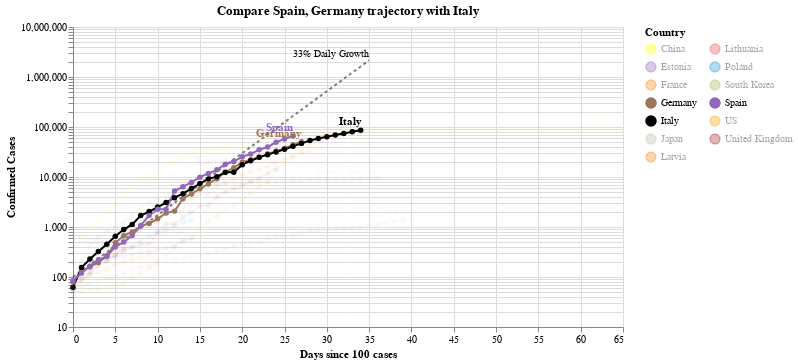

Source (notebook cell):
### Code cell
#hide_input
chart2 = make_since_chart(['Spain', 'Germany'])
chart2

### Figure 1 — Vega-Lite specification as saved in the notebook (floating-point values rounded to 4 significant figures; data arrays with more than 128 entries replaced by an {"elided": "..."} marker saying what was removed)
{"config": {"view": {"continuousWidth": 400, "continuousHeight": 300}}, "layer": [{"mark": {"type": "line", "color": "black", "opacity": 0.5, "strokeDash": [3, 3]}, "encoding": {"x": {"type": "quantitative", "field": "Days since 100 cases"}, "y": {"type": "quantitative", "field": "Confirmed Cases"}}}, {"mark": {"type": "text", "align": "right", "dy": -6, "fontSize": 10, "text": "33% Daily Growth"}, "encoding": {"x": {"type": "quantitative", "field": "Days since 100 cases"}, "y": {"type": "quantitative", "field": "Confirmed Cases"}}, "transform": [{"filter": "(datum['Days since 100 cases'] >= 35)"}]}, {"data": {"name": "data-b4eb8b8d9c188949bb45cbe6c8a4ffd4"}, "mark": {"type": "line", "point": true}, "encoding": {"color": {"type": "nominal", "field": "Country", "legend": {"columns": 2}, "scale": {"domain": ["China", "Estonia", "France", "Germany", "Italy", "Japan", "Latvia", "Lithuania", "Poland", "South Korea", "Spain", "US", "United Kingdom"], "range": ["yellow", "#9467bd", "#F58518", "#9D755D", "black", "#C1B7AD", "#F58518", "#E45756", "#2495D3", "#A1BA59", "#9467bd", "orange", "brown"]}}, "opacity": {"condition": {"value": 1, "selection": "selector003"}, "value": 0.05}, "tooltip": [{"type": "nominal", "field": "Country"}, {"type": "temporal", "field": "Date"}, {"type": "quantitative", "field": "Confirmed Cases"}, {"type": "quantitative", "field": "Days since 100 cases"}], "x": {"type": "quantitative", "field": "Days since 100 cases"}, "y": {"type": "quantitative", "field": "Confirmed Cases", "scale": {"type": "log"}}}, "selection": {"selector003": {"type": "multi", "fields": ["Country"], "bind": "legend", "init": [{"Country": "Spain"}, {"Country": "Germany"}, {"Country": "Italy"}]}}, "width": 550}, {"data": {"name": "data-b4eb8b8d9c188949bb45cbe6c8a4ffd4"}, "mark": {"type": "text", "align": "right", "dy": -8, "fontWeight": "bold"}, "encoding": {"color": {"type": "nominal", "field": "Country", "legend": {"columns": 2}, "scale": {"domain": ["China", "Estonia", "France", "Germany", "Italy", "Japan", "Latvia", "Lithuania", "Poland", "South Korea", "Spain", "US", "United Kingdom"], "range": ["yellow", "#9467bd", "#F58518", "#9D755D", "black", "#C1B7AD", "#F58518", "#E45756", "#2495D3", "#A1BA59", "#9467bd", "orange", "brown"]}}, "opacity": {"condition": {"value": 1, "selection": "selector003"}, "value": 0.05}, "text": {"type": "nominal", "field": "Country"}, "tooltip": [{"type": "nominal", "field": "Country"}, {"type": "temporal", "field": "Date"}, {"type": "quantitative", "field": "Confirmed Cases"}, {"type": "quantitative", "field": "Days since 100 cases"}], "x": {"type": "quantitative", "field": "Days since 100 cases"}, "y": {"type": "quantitative", "field": "Confirmed Cases", "scale": {"type": "log"}}}, "transform": [{"filter": "(datum['Date'] >= 1585267200000)"}], "width": 550}], "data": {"name": "data-c1a3bbf4dd040f2e7e8e7a69520e3c2a"}, "title": "Compare Spain, Germany trajectory with Italy", "$schema": "https://vega.github.io/schema/vega-lite/v4.0.2.json", "datasets": {"data-c1a3bbf4dd040f2e7e8e7a69520e3c2a": [{"Days since 100 cases": 0, "Confirmed Cases": 100.0}, {"Days since 100 cases": 1, "Confirmed Cases": 133.0}, {"Days since 100 cases": 2, "Confirmed Cases": 176.9}, {"Days since 100 cases": 3, "Confirmed Cases": 235.3}, {"Days since 100 cases": 4, "Confirmed Cases": 312.9}, {"Days since 100 cases": 5, "Confirmed Cases": 416.2}, {"Days since 100 cases": 6, "Confirmed Cases": 553.5}, {"Days since 100 cases": 7, "Confirmed Cases": 736.1}, {"Days since 100 cases": 8, "Confirmed Cases": 979.1}, {"Days since 100 cases": 9, "Confirmed Cases": 1302.0}, {"Days since 100 cases": 10, "Confirmed Cases": 1732.0}, {"Days since 100 cases": 11, "Confirmed Cases": 2303.0}, {"Days since 100 cases": 12, "Confirmed Cases": 3064.0}, {"Days since 100 cases": 13, "Confirmed Cases": 4074.0}, {"Days since 100 cases": 14, "Confirmed Cases": 5419.0}, {"Days since 100 cases": 15, "Confirmed Cases": 7207.0}, {"Days since 100 cases": 16, "Confirmed Cases": 9586.0}, {"Days since 100 cases": 17, "Confirmed Cases": 12750.0}, {"Days since 100 cases": 18, "Confirmed Cases": 16960.0}, {"Days since 100 cases": 19, "Confirmed Cases": 22550.0}, {"Days since 100 cases": 20, "Confirmed Cases": 29990.0}, {"Days since 100 cases": 21, "Confirmed Cases": 39890.0}, {"Days since 100 cases": 22, "Confirmed Cases": 53060.0}, {"Days since 100 cases": 23, "Confirmed Cases": 70560.0}, {"Days since 100 cases": 24, "Confirmed Cases": 93850.0}, {"Days since 100 cases": 25, "Confirmed Cases": 124800.0}, {"Days since 100 cases": 26, "Confirmed Cases": 166000.0}, {"Days since 100 cases": 27, "Confirmed Cases": 220800.0}, {"Days since 100 cases": 28, "Confirmed Cases": 293700.0}, {"Days since 100 cases": 29, "Confirmed Cases": 390600.0}, {"Days since 100 cases": 30, "Confirmed Cases": 519500.0}, {"Days since 100 cases": 31, "Confirmed Cases": 690900.0}, {"Days since 100 cases": 32, "Confirmed Cases": 918900.0}, {"Days since 100 cases": 33, "Confirmed Cases": 1222000.0}, {"Days since 100 cases": 34, "Confirmed Cases": 1625000.0}, {"Days since 100 cases": 35, "Confirmed Cases": 2162000.0}], "data-b4eb8b8d9c188949bb45cbe6c8a4ffd4": {"elided": "368 records"}}}
